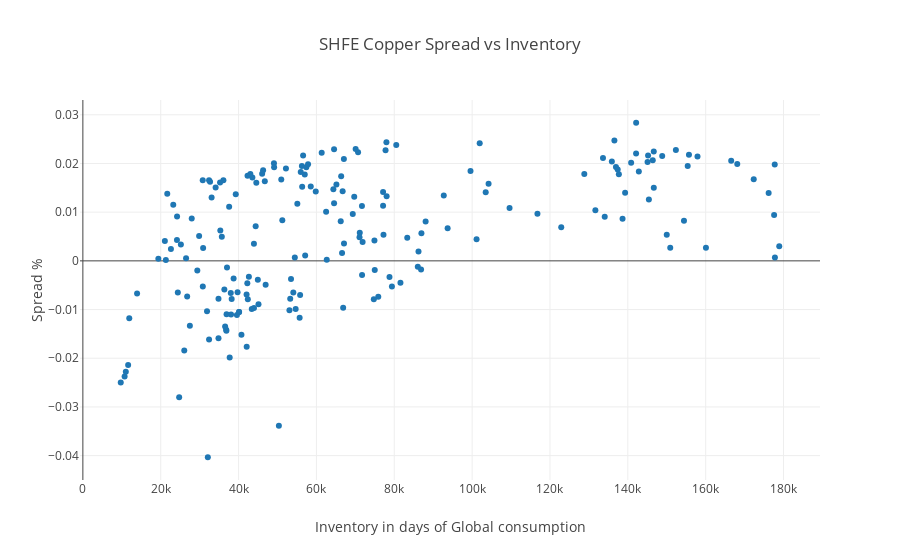
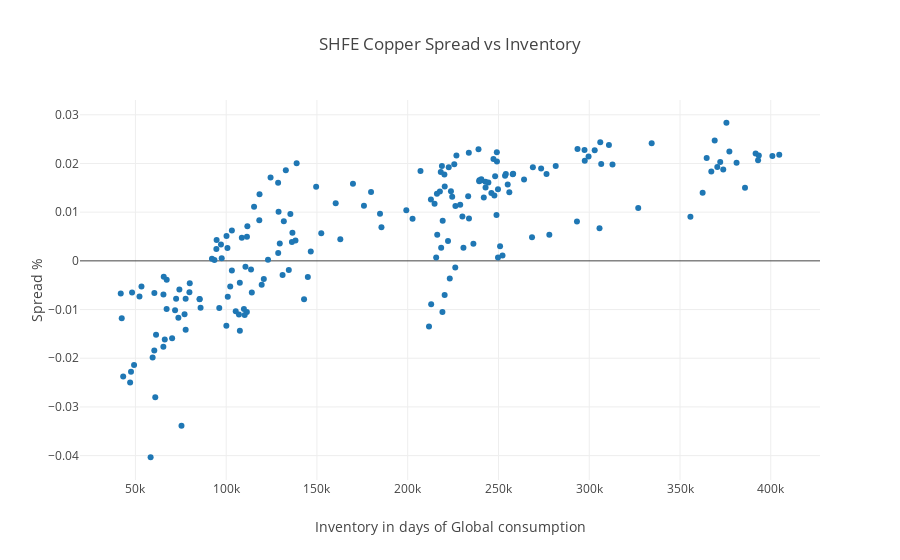

Write notebook code for charts like these, in order.
### Code cell
#shfe = pd.read_pickle('data/SCF-warehouse-weekly').dropna()['2014':]
#comb = pd.DataFrame(pd.read_pickle('data/LME-SHFE-stocks'), columns=['stock'])['2014':]
#lme = pd.read_pickle('data/LME-stocks')['2015':]

px = pd.read_pickle('data/SCFc-fc-px').dropna()
spread = px['SCFc0%d'%7]/px.SCFc01-1

inv = pd.read_pickle('data/inventory.pkl')['2015':]
inv['psi'] = spread
inv = inv.resample('W').mean()
# ax = inv.plot(y='Total')
# ax = inv.plot(y='SHFE Deliverable', ax=ax)
# ax = inv.plot(y='SHFE On Warrant', ax=ax)
# ax = inv.plot(y='COMEX Total Stock', ax=ax)
# ax = inv.plot(y='LME Total Stock', ax=ax)





#comb['psi'] = spread
#comb = comb.dropna()

#lme['psi'] = spread
#lme = lme .dropna()
#shfe['psi'] = spread


#px = pd.read_pickle('data/CMCUc-fc-px').dropna()
#v['psi'] = px[6]/px[0]-1

#v = v['2014':'2019']

#corr = v.Deliverable.corr(v.psi, method='spearman')
#print(corr, utl.rCI(corr, len(v)))

#ax = v.psi.plot.kde()
#v = v['2008':'2015']

iplot(go.Figure(data=[go.Scatter(x=inv['SHFE On Warrant'], y=inv.psi, mode='markers')],
     layout=go.Layout(title='SHFE Copper Spread vs Inventory', 
                      xaxis=dict(title='Inventory in days of Global consumption'),
                      yaxis=dict(title='Spread %'))))
iplot(go.Figure(data=[go.Scatter(x=inv['COMEX Total Stock']+inv['SHFE On Warrant'], y=inv.psi, mode='markers')],
     layout=go.Layout(title='SHFE Copper Spread vs Inventory', 
                      xaxis=dict(title='Inventory in days of Global consumption'),
                      yaxis=dict(title='Spread %'))))

### Figure 1 — Plotly figure (JSON) as saved in the notebook; plotly's stock layout.template omitted (floating-point values rounded to 4 significant figures; data arrays with more than 128 entries replaced by an {"elided": "..."} marker saying what was removed)
{"data": [{"mode": "markers", "type": "scatter", "uid": "4be25a74-e98b-11e8-977d-acde48001122", "x": {"elided": "203 int values"}, "y": {"elided": "203 float values"}}], "layout": {"autosize": true, "title": "SHFE Copper Spread vs Inventory", "xaxis": {"autorange": true, "range": [-632.3, 189300.0], "title": "Inventory in days of Global consumption", "type": "linear"}, "yaxis": {"autorange": true, "range": [-0.04537, 0.0334], "title": "Spread %", "type": "linear"}}}

### Figure 2 — Plotly figure (JSON) as saved in the notebook; plotly's stock layout.template omitted (floating-point values rounded to 4 significant figures; data arrays with more than 128 entries replaced by an {"elided": "..."} marker saying what was removed)
{"data": [{"mode": "markers", "type": "scatter", "uid": "4be880e6-e98b-11e8-9187-acde48001122", "x": {"elided": "203 float values"}, "y": {"elided": "203 float values"}}], "layout": {"autosize": true, "title": "SHFE Copper Spread vs Inventory", "xaxis": {"autorange": true, "range": [19700.0, 426900.0], "title": "Inventory in days of Global consumption", "type": "linear"}, "yaxis": {"autorange": true, "range": [-0.04537, 0.0334], "title": "Spread %", "type": "linear"}}}
